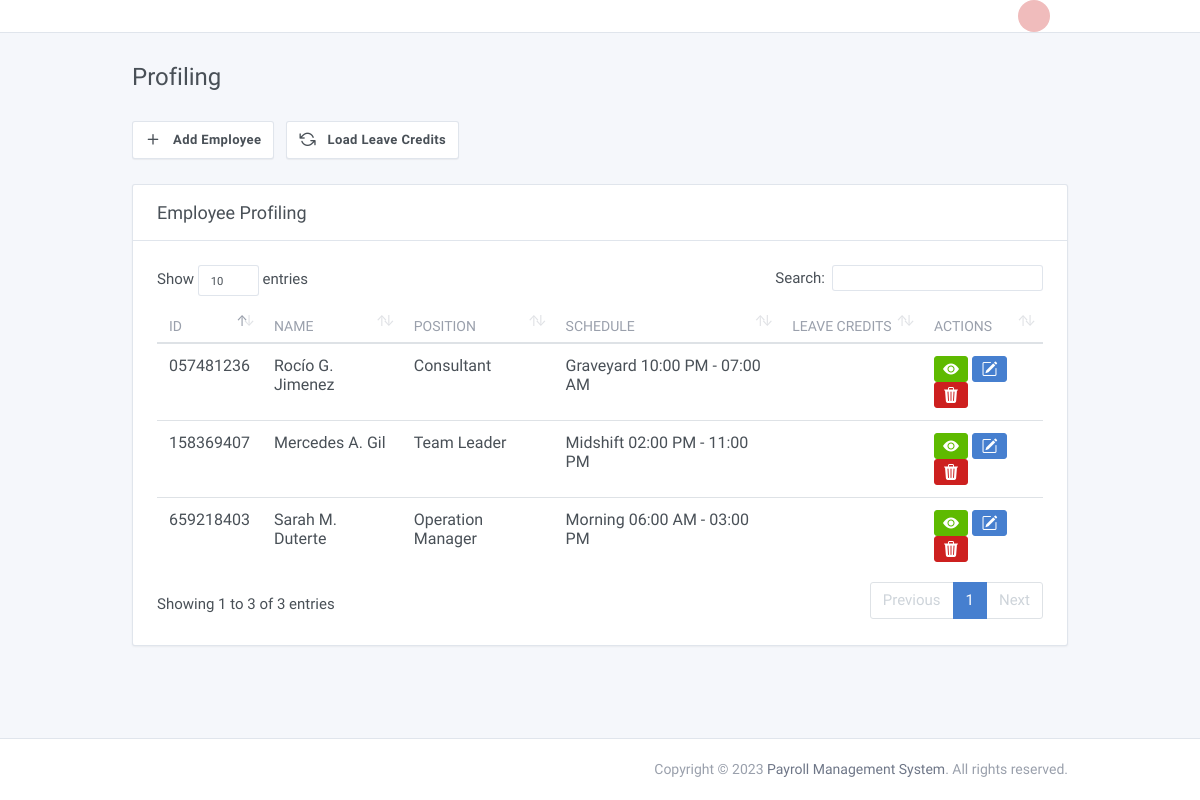
The app's page /admin/profile.php (signed in), older data.
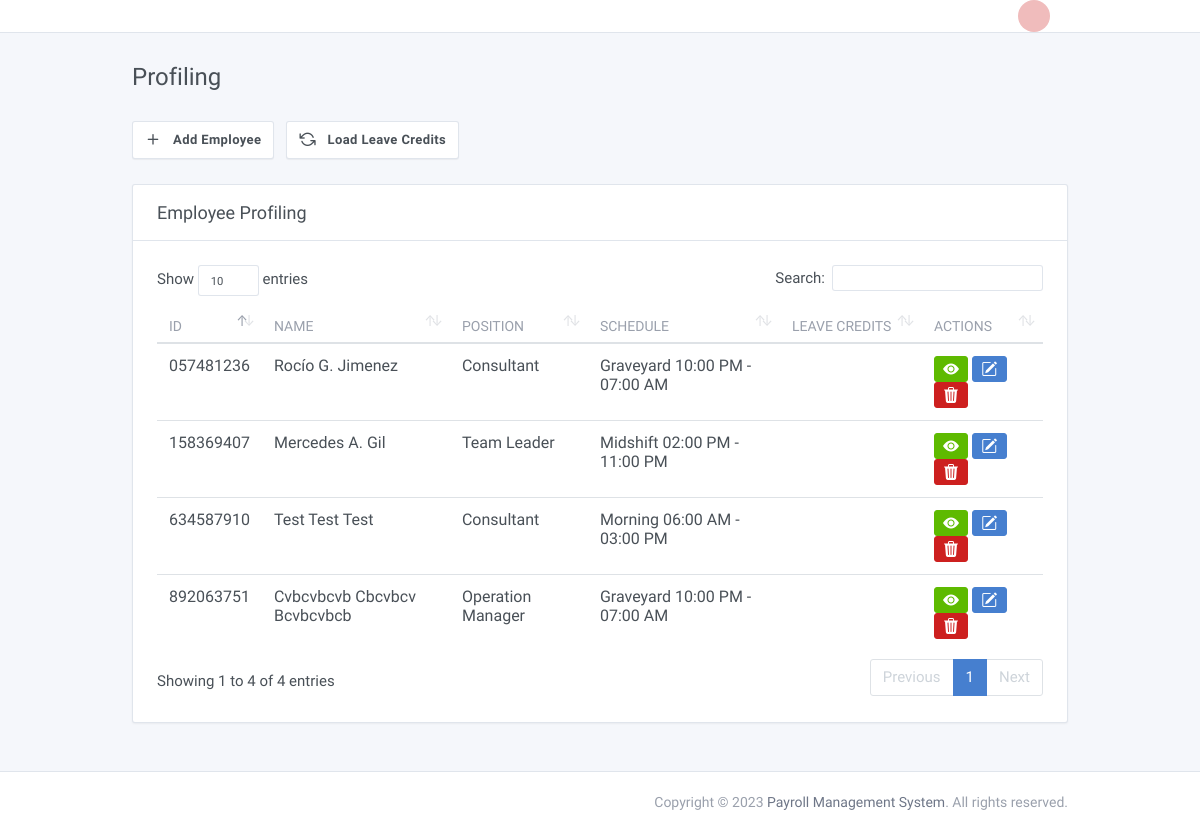
The same page, newer data.
### tables this page shows
CREATE TABLE `employees` (
  `id` int(11) NOT NULL,
  `employee_id` varchar(45) DEFAULT NULL,
  `position_id` int(11) DEFAULT NULL,
  `schedule_id` int(11) DEFAULT NULL,
  `created_on` varchar(45) DEFAULT NULL,
  `photo` longtext DEFAULT NULL,
  `fullname` varchar(45) DEFAULT NULL,
  `address` varchar(45) DEFAULT NULL,
  `email` varchar(45) DEFAULT NULL,
  `phonenumber` varchar(45) DEFAULT NULL,
  `birthdate` varchar(45) DEFAULT NULL,
  `sex` varchar(45) DEFAULT NULL,
  `position` varchar(45) DEFAULT NULL,
  `civil_status` varchar(45) DEFAULT NULL,
  `citizenship` varchar(45) DEFAULT NULL,
  `height` int(11) DEFAULT NULL,
  `weight` int(11) DEFAULT NULL,
  `religion` varchar(45) DEFAULT NULL,
  `spouse` varchar(45) DEFAULT NULL,
  `spouse_occupation` varchar(45) DEFAULT NULL,
  `father` varchar(45) DEFAULT NULL,
  `father_occupation` varchar(45) DEFAULT NULL,
  `mother` varchar(45) DEFAULT NULL,
  `mother_occupation` varchar(45) DEFAULT NULL,
  `parent_address` varchar(45) DEFAULT NULL,
  `emergency_name` varchar(45) DEFAULT NULL,
  `emergency_contact` varchar(45) DEFAULT NULL,
  `project_name` varchar(45) DEFAULT NULL,
  `site_location` varchar(45) DEFAULT NULL
);

CREATE TABLE `position` (
  `id` int(11) NOT NULL,
  `description` varchar(45) DEFAULT NULL,
  `rate` double DEFAULT NULL,
  `position_id` varchar(45) DEFAULT NULL
);

CREATE TABLE `schedules` (
  `id` int(11) NOT NULL,
  `schedule_id` varchar(45) DEFAULT NULL,
  `time_in_morning` varchar(45) DEFAULT NULL,
  `time_out_morning` varchar(45) DEFAULT NULL,
  `time_in_afternoon` varchar(45) DEFAULT NULL,
  `time_out_afternoon` varchar(45) DEFAULT NULL,
  `time_in_graveyard` varchar(45) DEFAULT NULL,
  `time_out_graveyard` varchar(45) DEFAULT NULL
);

### admin/session/Global.php (called while the page is built, shortened)
<?php
 class Controller{
	public function SQLConnection(){
		$connection = array("server" => "localhost", "user" => "root", "password" => "", "database" => "payroll");
		$connections = mysqli_connect($connection["server"], $connection["user"], $connection["password"], $connection["database"]);
		return $connections;
	}
}

### admin/profile.php (the view, shortened to what the changed rows need)
<?php
require_once('includes/script.php');
?>
<!doctype html>
<html lang="en" dir="ltr">
<head>
  <link rel="stylesheet" href="https://cdn.jsdelivr.net/npm/bootstrap-icons@1.10.2/font/bootstrap-icons.css">
</head>
<body class="" v-on:click="Reload">
  <div class="page" id="app">
    <div class="page-main">
              <?php require_once('includes/subheader.php') ?>
      <div class="my-3 my-md-5">
        <div class="container">
          <div class="page-header">
            <h1 class="page-title">
              Profiling
            </h1>
          </div>
          <div class="row row-cards">
            <div class="col-12">
              <div class="card">
                <div class="card-body">
                  <div class="table-responsive">
                    <table class="table table-hover" id="dataTable" width="100%" cellspacing="0">
                      <thead>
                        <tr>
                          <th class="w-1">ID</th>
                          <th>Name</th>
                          <th>Position</th>
                          <th>Schedule</th>
                          <th width="100">Leave Credits</th>
                          <th>Actions</th>
                        </tr>
                      </thead>
                      <tbody>
                        <?php
                        $query = "SELECT *, employees.id AS empid FROM employees LEFT JOIN position ON position.id=employees.position_id LEFT JOIN schedules ON schedules.id=employees.schedule_id";
                        $result = mysqli_query($connection, $query);
                        while ($row = mysqli_fetch_assoc($result)) {
                        ?>
                          <tr>
                            <td><a><?php echo $row['employee_id'] ?></a></td>
                            <td><a class="text-inherit"><?php echo $row['fullname'] ?></a></td>
                            <td>
                              <?php echo $row['description'] ?>
                            </td>
                            <td>
                              <?php
                              if (isset($row['time_in_morning'])) {
                                echo "Morning " . date("h:i A", strtotime($row['time_in_morning'])) . " - " . date("h:i A", strtotime($row['time_out_morning']));
                              } else if (isset($row['time_in_afternoon'])) {
                                echo "Midshift " . date("h:i A", strtotime($row['time_in_afternoon']))  . " - " . date("h:i A", strtotime($row['time_out_afternoon']));
                              } else if (isset($row['time_in_graveyard'])) {
                                echo "Graveyard " . date("h:i A", strtotime($row['time_in_graveyard']))  . " - " . date("h:i A", strtotime($row['time_out_graveyard']));
                              }
                              ?>
                            </td>
                            <td>
                            </td>
                            <td>
                              <a href="view.php?id=<?php echo $row['employee_id'] ?>"><button class="btn btn-success btn-sm"><i class='bi bi-eye-fill'></i></button></a>
                              <a href="edit.php?id=<?php echo $row['employee_id'] ?>"><button class="btn btn-primary btn-sm"><i class='bi bi-pencil-square'></i></button></a>
                              <button class="btn btn-danger btn-sm" data-toggle="modal" data-target="#modal-deletes-employee<?php echo $row['empid'] ?>"><i class='bi bi-trash3-fill'></i></button>
                            </td>
                          <?php } ?>
                          </tr>
                      </tbody>
                    </table>
                  </div>
                </div>
              </div>
            </div>
          </div>
        </div>
      </div>
    </div>
  </div>
</body>
</html>

Row changes from the older to the newer data that the page shows:
removed employees: employee "659218403", fullname "Sarah M. Duterte", position.description "Operation Manager", schedule.time_in_morning "06:00 AM", schedule.time_out_morning "03:00 PM"
added employees: employee "634587910", fullname "Test Test Test", position.description "Consultant", schedule.time_in_morning "06:00 AM", schedule.time_out_morning "03:00 PM"
added employees: employee "892063751", fullname "Cvbcvbcvb Cbcvbcv Bcvbcvbcb", position.description "Operation Manager", schedule.time_in_graveyard "10:00 PM", schedule.time_out_graveyard "07:00 AM"
Text that changed along with them:
text written by a page script: "Show entries Search: Showing 1 to 3 of 3 entries Previous 1 Next" → "Show entries Search: Showing 1 to 4 of 4 entries Previous 1 Next"
